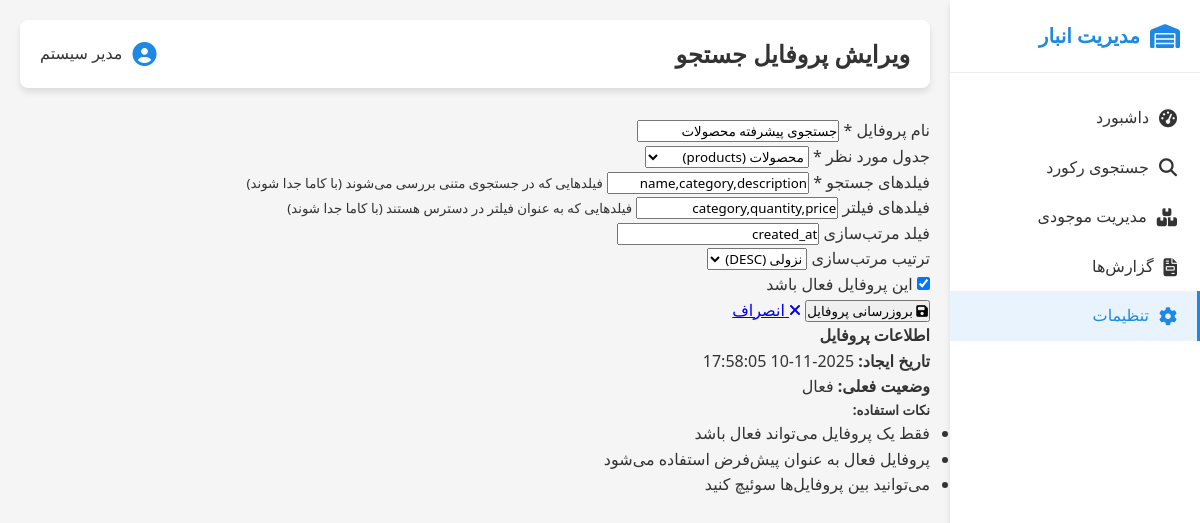
Page /settings/search/edit/1 on the committed database.
### tables this page shows
CREATE TABLE search_settings (
                id INTEGER PRIMARY KEY AUTOINCREMENT,
                name TEXT NOT NULL,
                table_name TEXT NOT NULL,
                search_fields TEXT NOT NULL,
                filter_fields TEXT,
                sort_field TEXT,
                sort_order TEXT DEFAULT 'DESC',
                is_active INTEGER DEFAULT 1,
                created_at TIMESTAMP DEFAULT CURRENT_TIMESTAMP
            );

### routes/settings.py (the view, shortened to what this page needs)
@settings_bp.route('/settings/search/edit/<int:setting_id>', methods=['GET', 'POST'])
def edit_search_setting(setting_id):
    conn = get_db_connection()
    setting = conn.execute('SELECT * FROM search_settings WHERE id = ?', (setting_id,)).fetchone()
    conn.close()
    if setting is None:
        flash('تنظیمات جستجوی مورد نظر یافت نشد', 'error')
        return redirect(url_for('settings.manage_search'))
    return render_template('edit_search_setting.html', setting=setting)

### models/database.py (called while the page is built)
def get_db_connection():
    conn = sqlite3.connect(Config.DATABASE)
    conn.row_factory = sqlite3.Row
    return conn

### templates/edit_search_setting.html (shortened to what this page needs)
{% extends "base.html" %}
{% block page_title %}ویرایش پروفایل جستجو{% endblock %}
{% block content %}
<div class="form-container">
    <div class="form-card">
        <form method="POST" class="search-setting-form">
            <div class="form-group">
                <label for="name">نام پروفایل *</label>
                <input type="text" id="name" name="name" required
                       value="{{ setting.name }}"
                       placeholder="مثال: جستجوی پیشرفته محصولات">
            </div>
            <div class="form-group">
                <label for="table_name">جدول مورد نظر *</label>
                <select id="table_name" name="table_name" required>
                    <option value="products" {% if setting.table_name == 'products' %}selected{% endif %}>محصولات (products)</option>
                </select>
            </div>
            <div class="form-group">
                <label for="search_fields">فیلدهای جستجو *</label>
                <input type="text" id="search_fields" name="search_fields" required
                       value="{{ setting.search_fields }}"
                       placeholder="مثال: name,category,description">
                <small class="form-help">فیلدهایی که در جستجوی متنی بررسی می‌شوند (با کاما جدا شوند)</small>
            </div>
            <div class="form-group">
                <label for="filter_fields">فیلدهای فیلتر</label>
                <input type="text" id="filter_fields" name="filter_fields"
                       value="{{ setting.filter_fields or '' }}"
                       placeholder="مثال: category,quantity,price">
                <small class="form-help">فیلدهایی که به عنوان فیلتر در دسترس هستند (با کاما جدا شوند)</small>
            </div>
            <div class="form-row">
                <div class="form-group">
                    <label for="sort_field">فیلد مرتب‌سازی</label>
                    <input type="text" id="sort_field" name="sort_field"
                           value="{{ setting.sort_field or '' }}"
                           placeholder="مثال: created_at">
                </div>
                <div class="form-group">
                    <label for="sort_order">ترتیب مرتب‌سازی</label>
                    <select id="sort_order" name="sort_order">
                        <option value="DESC" {% if setting.sort_order == 'DESC' %}selected{% endif %}>نزولی (DESC)</option>
                    </select>
                </div>
            </div>
            <div class="form-group checkbox-group">
                <input type="checkbox" id="is_active" name="is_active" {% if setting.is_active %}checked{% endif %}>
                <label for="is_active">این پروفایل فعال باشد</label>
            </div>
            <div class="form-actions">
                <button type="submit" class="btn btn-primary">
                    <i class="fas fa-save"></i>
                    بروزرسانی پروفایل
                </button>
                <a href="{{ url_for('manage_search') }}" class="btn btn-secondary">
                    <i class="fas fa-times"></i>
                    انصراف
                </a>
            </div>
        </form>
    </div>
    <div class="form-help-card">
        <h4>اطلاعات پروفایل</h4>
        <div class="field-info">
            <p><strong>تاریخ ایجاد:</strong> {{ setting.created_at }}</p>
            <p><strong>وضعیت فعلی:</strong>
                {% if setting.is_active %}
                <span class="status-active">فعال</span>
                {% else %}
                <span class="status-inactive">غیرفعال</span>
                {% endif %}
            </p>
        </div>
        <div class="usage-tips">
            <h5>نکات استفاده:</h5>
            <ul>
                <li>فقط یک پروفایل می‌تواند فعال باشد</li>
                <li>پروفایل فعال به عنوان پیش‌فرض استفاده می‌شود</li>
                <li>می‌توانید بین پروفایل‌ها سوئیچ کنید</li>
            </ul>
        </div>
    </div>
</div>
{% endblock %}

### templates/base.html (style rules this page uses)
:root { --primary-color: #1e88e5; --primary-dark: #1565c0; --primary-light: #64b5f6; --secondary-color: #f5f5f5; --text-color: #333; --text-light: #777; --white: #ffffff; --success: #4caf50; --warning: #ff9800; --error: #f44336; --shadow: 0 4px 6px rgba(0, 0, 0, 0.1); --border-radius: 8px; }
* { margin: 0; padding: 0; box-sizing: border-box; font-family: 'Segoe UI', Tahoma, Geneva, Verdana, sans-serif; }
body { background-color: var(--secondary-color); color: var(--text-color); line-height: 1.6; direction: rtl; }

### rows in the picture
search_settings: name "جستجوی پیشرفته محصولات", table_name "محصولات (products)", search_fields "name,category,description", filter_fields "category,quantity,price", sort_field "created_at", sort_order "نزولی (DESC)", is_active "☑", created_at "2025-11-10 17:58:05"
